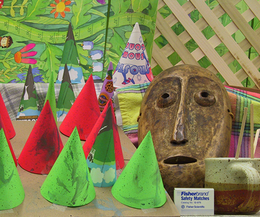
%> input picture labs/in_lab_documents_codes/lab7/S01L.png, 260 x 217 px, shrunk from 450 x 375 before the run
$ octave lab7template.m   (GNU Octave 9; MATLAB toolbox functions it lacks are replaced by stand-ins)
%> lines starting %> are read from the running program, lines starting %| are printed output that depends on the picture
%% first
close all; clear all; clc;

% Read the image L and R
img_L_RGB = imread('S01L.png');
%> img_L_RGB is the input picture: size 217x260x3 uint8; mean R, G, B 132.6, 130.2, 82.4
img_R_RGB = imread('S01R.png');
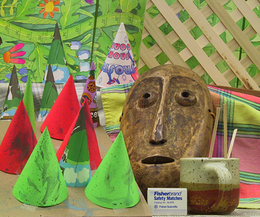
%> input picture labs/in_lab_documents_codes/lab7/S01R.png, 260 x 217 px, shrunk from 450 x 375 before the run
%> img_R_RGB is the input picture: size 217x260x3 uint8; mean R, G, B 137.4, 133.3, 83.6

% Convert to grayscale
img_L = rgb_to_gray(img_L_RGB);
%> in rgb_to_gray, `img_new_ = rgb2gray(img);`:
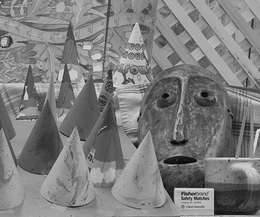
%> img_new_: size 217x260 uint8; min 2, max 235, mean 125.5
img_R = rgb_to_gray(img_R_RGB);
%> in rgb_to_gray (call 2), `img_new_ = rgb2gray(img);`:
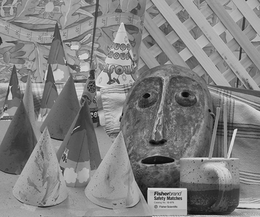
%> img_new_: size 217x260 uint8; min 5, max 240, mean 128.9

%% Window size parameters
k = 3;
omega  = 50; % Searching distance
offset = omega + k;

%% Padding for the offset

paddedIm_L = padarray(img_L,[offset offset], 'both');
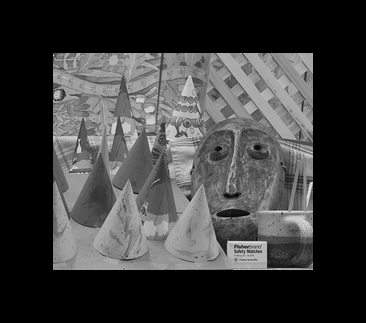
%> paddedIm_L: size 323x366 double; min 0, max 235, mean 59.9

paddedIm_R = padarray(img_R,[offset offset], 'both');
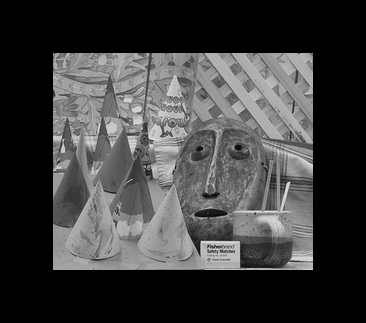
%> paddedIm_R: size 323x366 double; min 0, max 240, mean 61.5
%% Calculate Disparity

[ydim, xdim , ch] = size(img_L);
%> ydim = 217; xdim = 260; ch = 1
disparity = zeros(ydim,xdim);

for xL = offset+1:1:xdim-offset-1
   for yL = offset+1:1:ydim-offset-1
        dist = [];
        leftWindow = paddedIm_L(yL-k:yL+k,xL-k:xL+k);
         for xR = xL:-1:xL-omega
             rightWindow = paddedIm_R(yL-k:yL+k,xR-k:xR+k);
             ssd = sum((rightWindow- leftWindow) .^2);
             dist= [dist; xL xR ssd];
         end
        ind = find(dist(:,3) == min(dist(:,3))); % mininum
        xR = dist(ind(1),2);
        d = xL - xR;
        disparitymap(yL,xL) =d; %xleft - xright
     end
end
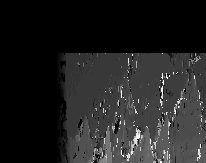
%> disparitymap: size 163x206 double; min 0, max 50, mean 6.7; drawn with min black and max white

 disparitymap=(uint8(disparitymap));
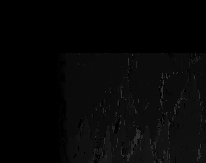
%> disparitymap: size 163x206 uint8; min 0, max 50, mean 6.7; mean of the top-left, top-right, bottom-left and bottom-right quarters 1.4, 4.2, 4.8, 16.3

%% Visualization
% Show stereo pair in a red-cyan anaglyph
paddedIm_L = uint8(paddedIm_L);
%> paddedIm_L: size 323x366 uint8
paddedIm_R = uint8(paddedIm_R);
%> paddedIm_R: size 323x366 uint8
imshow(stereoAnaglyph(paddedIm_L, paddedIm_R));
%> (this line was passed over: stereoAnaglyph is not available in this run)

% Show disparity map with colorbar
figure
imagesc(disparitymap)
colormap jet
colorbar

%% RGB to grayscale function + double transformation
function [img_new]=rgb_to_gray(img)
[~, ~, ch]=size(img);
    if ch==3
        img_new_ = rgb2gray(img);
        img_new  = double(img_new_);
        else
            img_new = double(img);
    end
end
